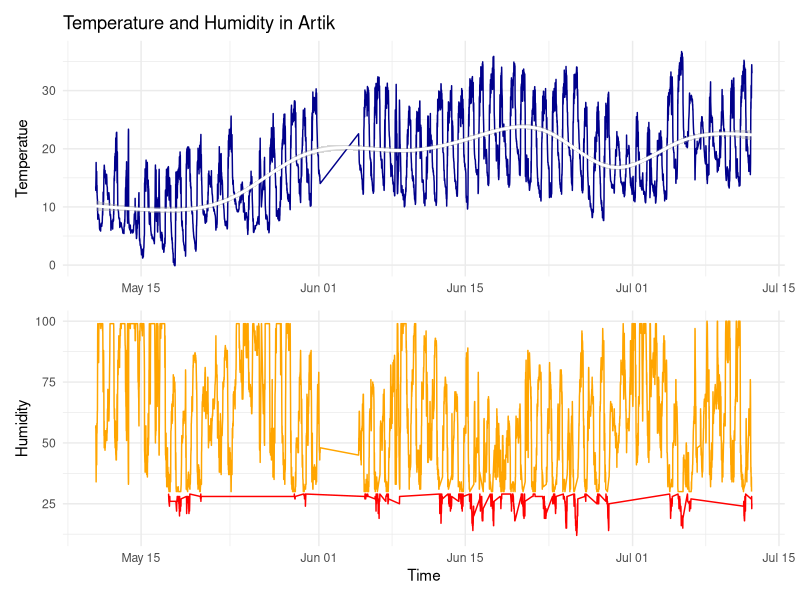
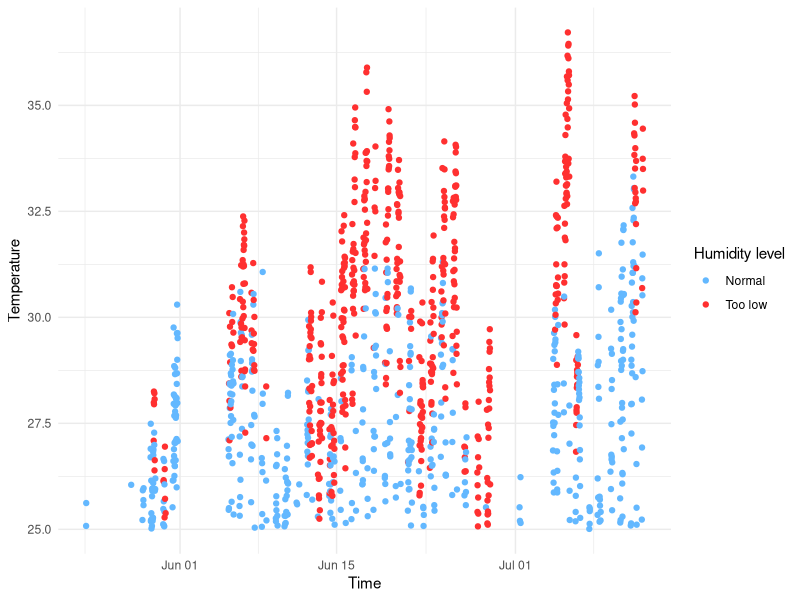
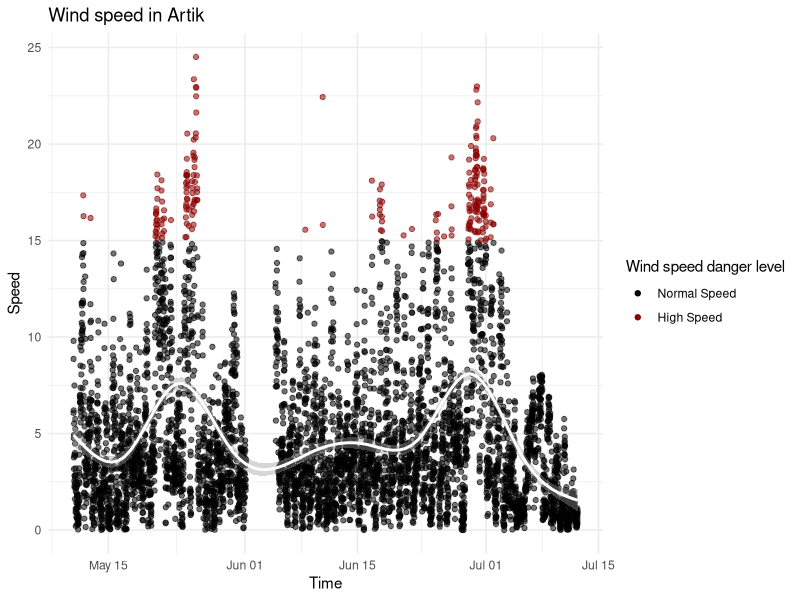
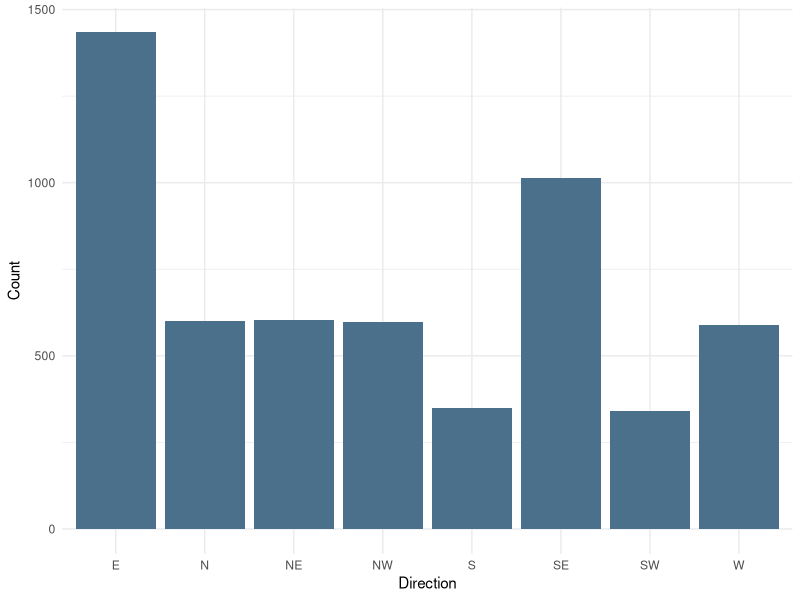

Generate these figures, in order, with R:
## ---- chunk 1
library(tidyverse)
artik <- read_csv("artik.csv")
## ---- chunk 2
library(ggplot2)
library(dplyr)
library(patchwork)
p1 <- artik |> drop_na() |> ggplot(aes(x=time, y=temperature)) + geom_line(color="darkblue") + geom_smooth(color="white") + theme_minimal() + labs(x=NULL, y="Temperatue", title="Temperature and Humidity in Artik")

p2 <- artik |> drop_na() |> ggplot(aes(x=time, y=humidity)) + geom_line(aes(color=if_else(humidity<30,"too_low", "normal")))+ scale_color_manual(values = c("too_low"="red", normal="orange"), guide="none") + theme_minimal() + labs(x="Time", y="Humidity")

combined_plot <- p1/p2

print(combined_plot)
## ---- chunk 3
artik |> drop_na() |> mutate(humidity_level=humidity>30, .before=1) |> filter(temperature>25) |> ggplot(aes(x=time, y=temperature)) + geom_point(aes(color=if_else(humidity<30, "too_low", "normal"))) + scale_color_manual(values=c("too_low"="firebrick1", "normal"="steelblue1"), labels=c("too_low"="Too low", normal="Normal")) + labs(color="Humidity level", x="Time", y="Temperature") + theme_minimal() 
## ---- chunk 4
artik |> drop_na() |> ggplot(aes(x=time, y=speed)) + geom_jitter(aes(color=if_else(speed<15,"normal", "too_high"), alpha=0.5))+ scale_color_manual(values = c("normal"="black", too_high="darkred"), labels=c("normal"="Normal Speed", "too_high"="High Speed")) + scale_alpha_continuous(guide = "none") + geom_smooth(color="white") + theme_minimal() + labs(title="Wind speed in Artik", x ="Time", y="Speed", color="Wind speed danger level")
## ---- chunk 5
artik |> drop_na() |> ggplot(aes(x=direction)) + geom_bar(fill="skyblue4") + theme_minimal() + labs(x="Direction", y="Count")
